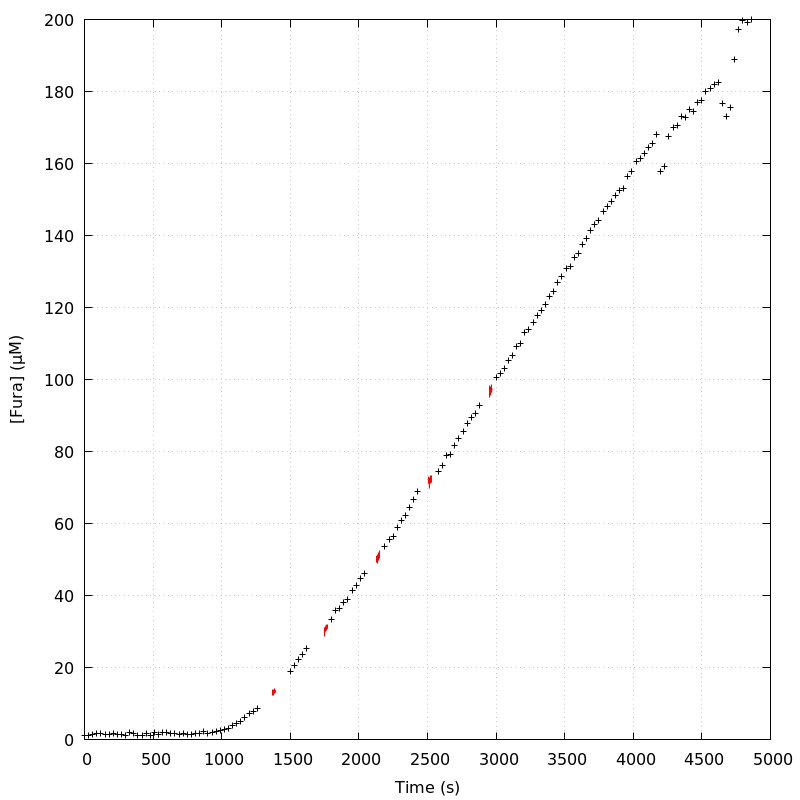

This chart was generated by the following gnuplot code:
unset key
set grid
set ylabel '[Fura] (µM)'
set xlabel 'Time (s)'
plot 'DA_130130_E4_aba_loading_curve' index 0 using 1:2 linecolor rgb 'black',\
'' index 1 using 1:2 with lines linecolor rgb 'red',\
'' index 2 using 1:2 with lines linecolor rgb 'red',\
'' index 3 using 1:2 with lines linecolor rgb 'red',\
'' index 4 using 1:2 with lines linecolor rgb 'red',\
'' index 5 using 1:2 with lines linecolor rgb 'red',\
